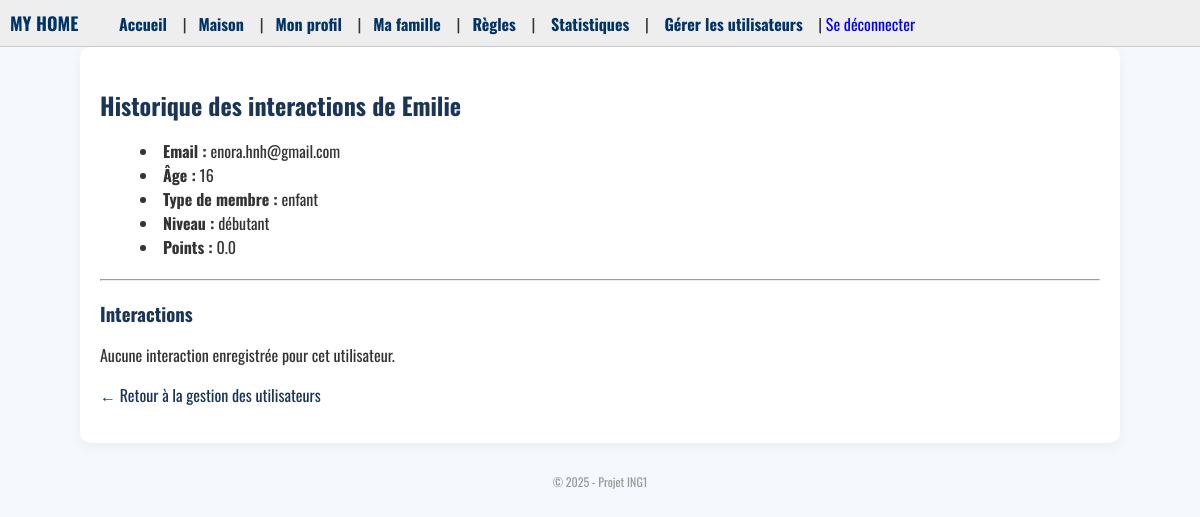
The page /utilisateur/4/interactions/ (signed in) on the database as committed earlier.
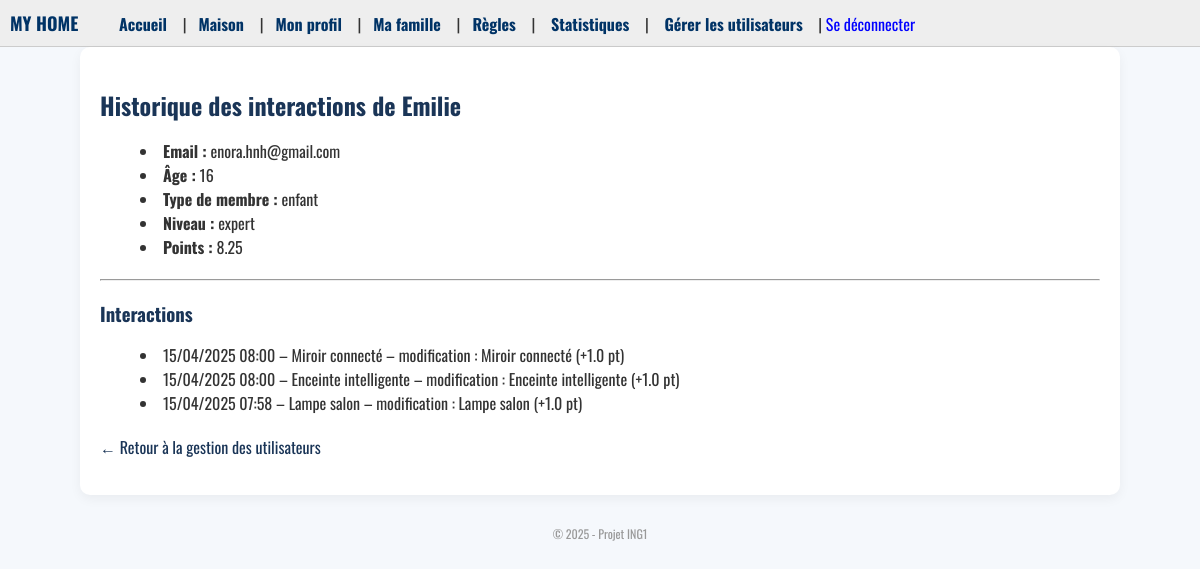
The same page on the database as committed later.
### users/models.py (models this page shows, shortened)
class User(AbstractUser):
    age = models.IntegerField(null=True, blank=True)
    birth_date = models.DateField(null=True, blank=True)
    type_membre = models.CharField(max_length=50, null=True, blank=True)
    niveau = models.CharField(max_length=15, default="débutant")
    points = models.FloatField(default=0.0)
    photo = models.ImageField(upload_to='photos_profil/', null=True, blank=True)  #
    est_valide = models.BooleanField(default=False)

### objets/models.py (models this page shows, shortened)
class Interaction(models.Model):
    utilisateur = models.ForeignKey(User, on_delete=models.CASCADE)
    objet = models.ForeignKey(ObjetConnecte, on_delete=models.CASCADE)
    date = models.DateTimeField(auto_now_add=True)
    action = models.CharField(max_length=50)
    points_gagnes = models.FloatField(default=0)

class ObjetConnecte(models.Model):
    nom = models.CharField(max_length=100)
    type_objet = models.CharField(max_length=100)
    etat = models.CharField(max_length=100, default="éteint")
    piece = models.ForeignKey(Piece, related_name="objets", on_delete=models.CASCADE)
    intensite = models.PositiveIntegerField(null=True, blank=True)  # lumière
    couleur = models.CharField(max_length=20, null=True, blank=True)
    volume = models.PositiveIntegerField(null=True, blank=True)  # enceinte
    musique = models.CharField(max_length=100, null=True, blank=True)
    temperature = models.FloatField(null=True, blank=True)  # thermostat, sèche-serviette
    mode = models.CharField(max_length=50, null=True, blank=True)  # thermostat, lit
    position = models.CharField(max_length=20, null=True, blank=True)  # volet, parasol, lit
    consommation_eau = models.FloatField(null=True, blank=True)  # capteur d'eau
    restreint_enfant = models.BooleanField(default=False)
    controle_parent_uniquement = models.BooleanField(default=False)
    date_derniere_interaction = models.DateTimeField(null=True, blank=True)

### users/views.py (the view)
# urls.py: path('utilisateur/<int:user_id>/interactions/', views.voir_interactions_utilisateur, name='voir_interactions_utilisateur'),
@login_required
def voir_interactions_utilisateur(request, user_id):
    if request.user.niveau != "expert":
        return HttpResponseForbidden("Accès réservé aux experts.")
    utilisateur = User.objects.get(id=user_id)
    interactions = Interaction.objects.filter(utilisateur=utilisateur).order_by('-date')
    return render(request, 'interactions_utilisateur.html', {
        'utilisateur_cible': utilisateur,
        'interactions': interactions
    })

### templates/interactions_utilisateur.html (shortened to what this page needs)
{% extends 'base.html' %}
{% block content %}
  <h2>Historique des interactions de {{ utilisateur_cible.username }}</h2>
  <ul>
    <li><strong>Email :</strong> {{ utilisateur_cible.email }}</li>
    <li><strong>Âge :</strong> {{ utilisateur_cible.age }}</li>
    <li><strong>Type de membre :</strong> {{ utilisateur_cible.type_membre }}</li>
    <li><strong>Niveau :</strong> {{ utilisateur_cible.niveau }}</li>
    <li><strong>Points :</strong> {{ utilisateur_cible.points }}</li>
  </ul>
  <hr>
  <h3>Interactions</h3>
  {% if interactions %}
    <ul>
      {% for interaction in interactions %}
        <li>
          {{ interaction.date|date:"d/m/Y H:i" }} – {{ interaction.objet.nom }} – {{ interaction.action }} (+{{ interaction.points_gagnes }} pt)
        </li>
      {% endfor %}
    </ul>
  {% else %}
    <p>Aucune interaction enregistrée pour cet utilisateur.</p>
  {% endif %}
  <p><a href="{% url 'liste_utilisateurs' %}">← Retour à la gestion des utilisateurs</a></p>
{% endblock %}

Rows that differ between the two databases and show on the page:
changed User "Emilie": niveau "débutant" → "expert"; points "0.0" → "8.25"
added Interaction: date "15/04/2025 08:00", objet.nom "Miroir connecté", action "modification : Miroir connecté", points_gagnes "1.0"
added Interaction: date "15/04/2025 08:00", objet.nom "Enceinte intelligente", action "modification : Enceinte intelligente", points_gagnes "1.0"
added Interaction: date "15/04/2025 07:58", objet.nom "Lampe salon", action "modification : Lampe salon", points_gagnes "1.0"
Other text that changed with them:
text no longer shown: "Aucune interaction enregistrée pour cet utilisateur."
